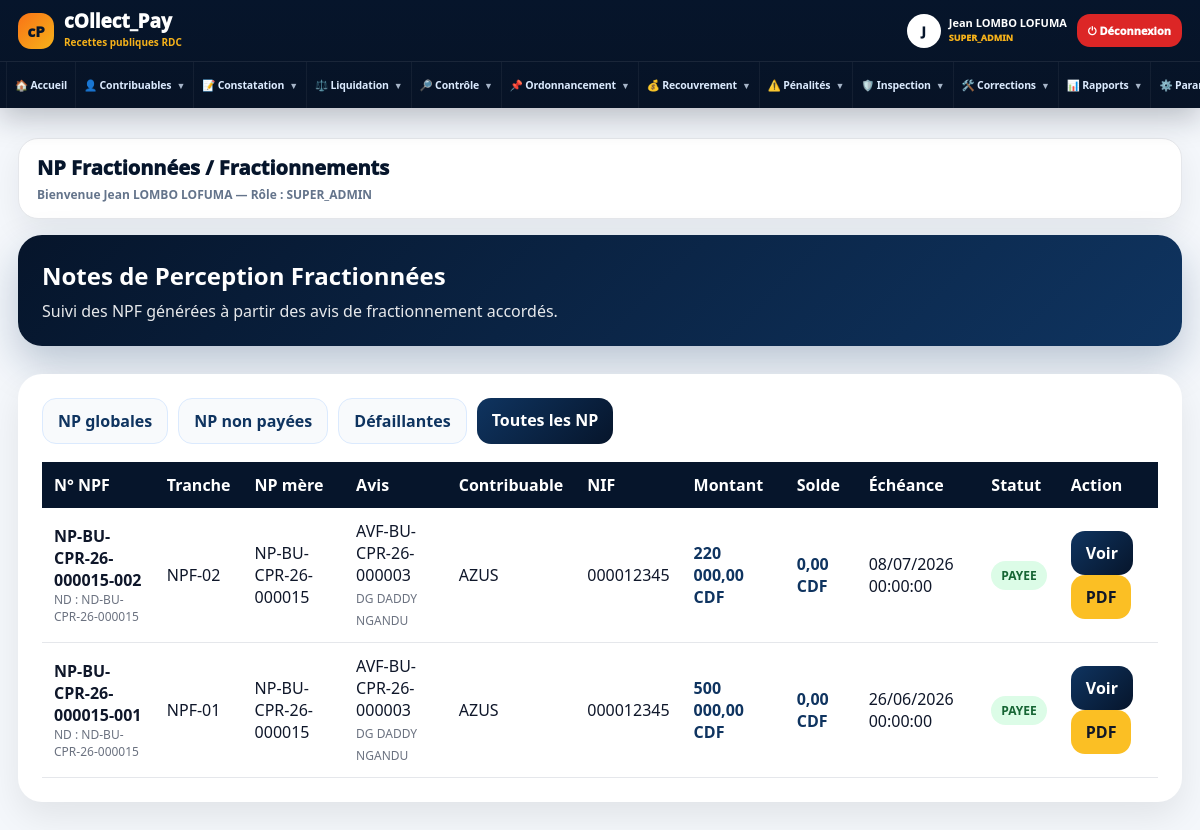
Page /modules/ordonnancement/fractions_list.php (signed in) on the committed database.
### tables this page shows
CREATE TABLE `notes_perception` (
  `id` int(11) NOT NULL,
  `numero_np` varchar(80) NOT NULL,
  `note_debit_id` int(11) NOT NULL,
  `date_ordonnancement` date DEFAULT NULL,
  `date_echeance` date DEFAULT NULL,
  `montant_total` decimal(18,2) DEFAULT 0.00,
  `penalite_recouvrement` decimal(18,2) DEFAULT 0.00,
  `banque_id` int(11) DEFAULT NULL,
  `compte_bancaire` varchar(150) DEFAULT NULL,
  `est_fractionnee` tinyint(1) DEFAULT 0,
  `statut_fractionnement` enum('aucun','en_cours','fractionnee') DEFAULT 'aucun',
  `statut` enum('en_attente','non_payee','partiellement_payee','payee','defaillante','annulee') DEFAULT 'en_attente',
  `user_ordonnateur_id` int(11) DEFAULT NULL,
  `created_at` timestamp NOT NULL DEFAULT current_timestamp(),
  `type_np` enum('globale','fractionnee') DEFAULT 'globale',
  `np_mere_id` int(11) DEFAULT NULL,
  `avis_fractionnement_id` int(11) DEFAULT NULL,
  `numero_tranche` int(11) DEFAULT NULL,
  `declarant_nom` varchar(150) DEFAULT NULL,
  `montant_initial` decimal(18,2) DEFAULT 0.00,
  `montant_paye` decimal(18,2) DEFAULT 0.00,
  `solde_restant` decimal(18,2) DEFAULT 0.00,
  `date_emission` datetime DEFAULT NULL,
  `annotation_autorite` text DEFAULT NULL,
  `sceau_appose` tinyint(1) DEFAULT 0,
  `penalite_assiette` decimal(18,2) DEFAULT 0.00
);

CREATE TABLE `notes_debit` (
  `id` int(11) NOT NULL,
  `numero_nd` varchar(80) NOT NULL,
  `note_taxation_id` int(11) DEFAULT NULL,
  `date_liquidation` date DEFAULT NULL,
  `total_exigible` decimal(18,2) DEFAULT 0.00,
  `penalite_assiette` decimal(18,2) DEFAULT 0.00,
  `observation` text DEFAULT NULL,
  `statut` enum('en_controle','validee','rejete') DEFAULT 'en_controle',
  `ordonnancement_effectue` tinyint(1) DEFAULT 0,
  `user_liquidateur_id` int(11) DEFAULT NULL,
  `created_at` timestamp NOT NULL DEFAULT current_timestamp(),
  `decision` enum('conforme','rejetee','corriger') DEFAULT 'conforme',
  `date_validation` datetime DEFAULT NULL,
  `user_validateur_id` int(11) DEFAULT NULL,
  `montant_acte` decimal(18,2) DEFAULT 0.00,
  `montant_frais_admin` decimal(18,2) DEFAULT 0.00,
  `montant_frais_tech` decimal(18,2) DEFAULT 0.00,
  `montant_total` decimal(18,2) DEFAULT 0.00,
  `penalite_recouvrement` decimal(18,2) DEFAULT 0.00
);

CREATE TABLE `avis_fractionnement` (
  `id` int(11) NOT NULL,
  `numero_avis` varchar(80) NOT NULL,
  `note_perception_id` int(11) NOT NULL,
  `date_avis` date NOT NULL,
  `nombre_fractions` int(11) NOT NULL,
  `statut` varchar(50) DEFAULT 'accorde',
  `user_recouvrement_id` int(11) DEFAULT NULL,
  `created_at` timestamp NOT NULL DEFAULT current_timestamp(),
  `autorite_type` varchar(50) DEFAULT NULL,
  `autorite_nom` varchar(150) DEFAULT NULL,
  `annotation` text DEFAULT NULL,
  `nombre_tranches` int(11) DEFAULT 1,
  `montant_total` decimal(18,2) DEFAULT 0.00,
  `user_directeur_recouvrement_id` int(11) DEFAULT NULL
);

CREATE TABLE `contribuables` (
  `id` int(11) NOT NULL,
  `type_personne` enum('physique','morale','etablissement','ong','autres') NOT NULL,
  `raison_sociale` varchar(255) DEFAULT NULL,
  `nom` varchar(150) DEFAULT NULL,
  `postnom` varchar(150) DEFAULT NULL,
  `prenom` varchar(150) DEFAULT NULL,
  `nif` varchar(100) DEFAULT NULL,
  `rccm` varchar(100) DEFAULT NULL,
  `telephone` varchar(50) DEFAULT NULL,
  `email` varchar(150) DEFAULT NULL,
  `adresse` text DEFAULT NULL,
  `ville` varchar(150) DEFAULT NULL,
  `territoire` varchar(150) DEFAULT NULL,
  `province` varchar(150) DEFAULT NULL,
  `actif` tinyint(1) DEFAULT 1,
  `created_at` timestamp NOT NULL DEFAULT current_timestamp(),
  `code_contribuable` varchar(50) DEFAULT NULL,
  `id_national` varchar(100) DEFAULT NULL,
  `telephone_secondaire` varchar(50) DEFAULT NULL,
  `commune` varchar(150) DEFAULT NULL,
  `quartier` varchar(150) DEFAULT NULL,
  `avenue` varchar(150) DEFAULT NULL,
  `numero_parcelle` varchar(50) DEFAULT NULL,
  `latitude` decimal(12,8) DEFAULT NULL,
  `longitude` decimal(12,8) DEFAULT NULL,
  `photo` varchar(255) DEFAULT NULL,
  `statut` enum('actif','suspendu','radie','decede','contentieux') DEFAULT 'actif'
);

### modules/ordonnancement/fractions_list.php (the view, shortened to what this page needs)
<?php
require_once "../../config/database.php";
$stmt = $pdo->prepare("
    SELECT
        np.*,
        mere.numero_np AS numero_np_mere,
        av.numero_avis,
        av.autorite_type,
        av.autorite_nom,
        nd.numero_nd,
        nt.numero_nt,
        c.raison_sociale,
        c.nom,
        c.postnom,
        c.prenom,
        c.nif
    FROM notes_perception np
    LEFT JOIN notes_perception mere ON np.np_mere_id = mere.id
    LEFT JOIN avis_fractionnement av ON np.avis_fractionnement_id = av.id
    JOIN notes_debit nd ON np.note_debit_id = nd.id
    JOIN notes_taxation nt ON nd.note_taxation_id = nt.id
    JOIN contribuables c ON nt.contribuable_id = c.id
    WHERE np.type_np = 'fractionnee'
    ORDER BY np.date_emission DESC, np.id DESC
");
$stmt->execute();
$fractions = $stmt->fetchAll();
function nomContribuableFraction($c)
{
    if (!empty($c['raison_sociale'])) {
        return $c['raison_sociale'];
    }
    return trim(($c['nom'] ?? '') . ' ' . ($c['postnom'] ?? '') . ' ' . ($c['prenom'] ?? ''));
}
function formatDateFraction($date)
{
    return date('d/m/Y H:i:s', strtotime($date));
}
function badgeFraction($statut)
{
    $label = strtoupper(str_replace('_', ' ', $statut));
    if ($statut === 'payee') {
        return "<span class='badge green'>$label</span>";
    }
    return "<span class='badge blue'>$label</span>";
}
?>
<!DOCTYPE html>
<html lang="fr">
<head>
<link rel="stylesheet" href="/collect_pay/assets/css/admin.css">
</head>
<body>
<div class="admin-layout">
<?php require_once "../../includes/sidebar.php"; ?>
<main class="main-content">
<?php require_once "../../includes/topbar.php"; ?>
<div class="hero-luxoria">
    <h2>Notes de Perception Fractionnées</h2>
    <p>Suivi des NPF générées à partir des avis de fractionnement accordés.</p>
</div>
<div class="panel">
    <div class="filters-luxoria">
        <a href="np_list.php?type=globale" class="btn-luxoria">NP globales</a>
        <a href="np_list.php?statut=non_payee" class="btn-luxoria">NP non payées</a>
        <a href="np_list.php?statut=defaillante" class="btn-luxoria">Défaillantes</a>
        <a href="np_list.php" class="btn-luxoria primary">Toutes les NP</a>
    </div>
    <table class="table-premium">
        <tr>
            <th>N° NPF</th>
            <th>Tranche</th>
            <th>NP mère</th>
            <th>Avis</th>
            <th>Contribuable</th>
            <th>NIF</th>
            <th>Montant</th>
            <th>Solde</th>
            <th>Échéance</th>
            <th>Statut</th>
            <th>Action</th>
        </tr>
        <?php foreach ($fractions as $f): ?>
            <tr>
                <td>
                    <strong><?= htmlspecialchars($f['numero_np']) ?></strong>
                    <div class="small-muted">ND : <?= htmlspecialchars($f['numero_nd']) ?></div>
                </td>
                <td>
                    NPF-<?= str_pad((int)$f['numero_tranche'], 2, '0', STR_PAD_LEFT) ?>
                </td>
                <td><?= htmlspecialchars($f['numero_np_mere'] ?? '-') ?></td>
                <td>
                    <?= htmlspecialchars($f['numero_avis'] ?? '-') ?><br>
                    <span class="small-muted">
                        <?= htmlspecialchars(($f['autorite_type'] ?? '') . ' ' . ($f['autorite_nom'] ?? '')) ?>
                    </span>
                </td>
                <td><?= htmlspecialchars(nomContribuableFraction($f)) ?></td>
                <td><?= htmlspecialchars($f['nif'] ?? '-') ?></td>
                <td class="amount">
                    <?= number_format($f['montant_initial'], 2, ',', ' ') ?> CDF
                </td>
                <td class="amount">
                    <?= number_format($f['solde_restant'], 2, ',', ' ') ?> CDF
                </td>
                <td><?= htmlspecialchars(formatDateFraction($f['date_echeance'])) ?></td>
                <td><?= badgeFraction($f['statut']) ?></td>
                <td>
                    <a class="btn-luxoria primary"
                       href="np_view.php?numero=<?= urlencode($f['numero_np']) ?>">
                        Voir
                    </a>
                    <a class="btn-luxoria gold"
                       href="/collect_pay/reports/npf_pdf.php?numero=<?= urlencode($f['numero_np']) ?>"
                       target="_blank">
                        PDF
                    </a>
                </td>
            </tr>
        <?php endforeach; ?>
    </table>
</div>
</main>
</div>
</body>
</html>

### assets/css/admin.css (style rules this page uses)
* { box-sizing: border-box; }
body { margin: 0; font-family: 'Segoe UI', sans-serif; background: #f4f7fb; color: #1f2937; }
.admin-layout { min-height: 100vh; }
.main-content { margin-left: 280px; width: calc(100% - 280px); padding: 28px; transition: all .35s ease; }
.panel { background: white; border-radius: 24px; padding: 24px; margin-top: 28px; box-shadow: 0 15px 35px rgba(0,0,0,.08); }
.table-premium { width: 100%; border-collapse: collapse; }
.table-premium th { background: #06152b; color: white; padding: 12px; text-align: left; }
.table-premium td { padding: 12px; border-bottom: 1px solid #e5e7eb; }

### modules/ordonnancement/fractions_list.php (style rules this page uses)
.hero-luxoria { background: linear-gradient(135deg, #06152b, #0f3460); color: white; border-radius: 24px; padding: 24px; margin-bottom: 22px; box-shadow: 0 18px 40px rgba(15,52,96,.25); }
.hero-luxoria h2 { margin: 0 0 8px 0; font-weight: 900; }
.hero-luxoria p { margin: 0; opacity: .9; }
.filters-luxoria { display: flex; gap: 10px; flex-wrap: wrap; margin-bottom: 18px; }
.btn-luxoria { display: inline-block; text-decoration: none; padding: 11px 15px; border-radius: 14px; font-weight: 900; background: #f8fafc; color: #0f3460; border: 1px solid #dbeafe; }
.btn-luxoria.primary { background: linear-gradient(135deg, #0f3460, #06152b); color: white; border: none; }
.btn-luxoria.gold { background: #fbbf24; color: #111827; border: none; }
.badge { padding: 6px 10px; border-radius: 999px; font-weight: 900; display: inline-block; font-size: 12px; }
.badge.green { background: #dcfce7; color: #166534; }
.amount { font-weight: 900; color: #0f3460; }
.small-muted { color: #6b7280; font-size: 12px; }

### includes/sidebar.php (style rules this page uses)
:root { --cp-navy:#06152b;--cp-blue:#0f3460;--cp-gold:#f6b21a;--cp-bg:#f4f7fb;--cp-border:#e5e7eb;--cp-text:#0f172a;--cp-muted:#64748b }
html,body { margin:0!important;padding:0!important;background:var(--cp-bg)!important;font-family:'Segoe UI',Arial,sans-serif!important;color:var(--cp-text)!important;overflow-x:hidden!important }
.admin-layout { min-height:100vh!important;display:block!important }
.main-content,.cp-main,main { margin-left:0!important;width:100%!important;max-width:100%!important;min-height:100vh!important;padding:0 18px 26px!important }

### rows in the picture
notes_perception: numero_np "NP-BU-CPR-26-000015-002", note_debit.numero_nd "ND-BU-CPR-26-000015", numero_tranche "02", notes_perception.numero_np "NP-BU-CPR-26-000015", avis_fractionnement.numero_avis "AVF-BU-CPR-26-000003", avis_fractionnement.autorite_nom "DG DADDY NGANDU", contribuables.raison_sociale "AZUS", contribuables.nif "000012345", montant_initial "220 000,00", solde_restant "0,00", date_echeance "08/07/2026 00:00:00", statut "PAYEE"
notes_perception: numero_np "NP-BU-CPR-26-000015-001", note_debit.numero_nd "ND-BU-CPR-26-000015", numero_tranche "01", notes_perception.numero_np "NP-BU-CPR-26-000015", avis_fractionnement.numero_avis "AVF-BU-CPR-26-000003", avis_fractionnement.autorite_nom "DG DADDY NGANDU", contribuables.raison_sociale "AZUS", contribuables.nif "000012345", montant_initial "500 000,00", solde_restant "0,00", date_echeance "26/06/2026 00:00:00", statut "PAYEE"

### other values in the picture
substr($nom,0,1) "J"
$nom "Jean LOMBO LOFUMA"
$role "SUPER_ADMIN"
$page_title "NP Fractionnées / Fractionnements"
